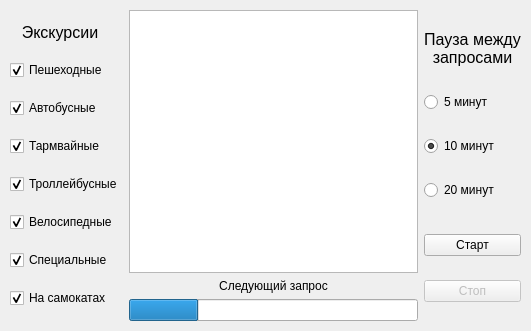
<?xml version="1.0" encoding="UTF-8"?>
<ui version="4.0">
 <class>Form</class>
 <widget class="QWidget" name="Form">
  <property name="enabled">
   <bool>true</bool>
  </property>
  <property name="geometry">
   <rect>
    <x>0</x>
    <y>0</y>
    <width>531</width>
    <height>331</height>
   </rect>
  </property>
  <property name="sizePolicy">
   <sizepolicy hsizetype="Fixed" vsizetype="Fixed">
    <horstretch>0</horstretch>
    <verstretch>0</verstretch>
   </sizepolicy>
  </property>
  <property name="minimumSize">
   <size>
    <width>531</width>
    <height>331</height>
   </size>
  </property>
  <property name="maximumSize">
   <size>
    <width>531</width>
    <height>331</height>
   </size>
  </property>
  <property name="windowTitle">
   <string>Открытый город</string>
  </property>
  <property name="windowOpacity">
   <double>5.000000000000000</double>
  </property>
  <widget class="QWidget" name="horizontalLayoutWidget">
   <property name="geometry">
    <rect>
     <x>10</x>
     <y>10</y>
     <width>511</width>
     <height>311</height>
    </rect>
   </property>
   <layout class="QHBoxLayout" name="horizontalLayout">
    <item>
     <layout class="QVBoxLayout" name="verticalLayout_3">
      <property name="sizeConstraint">
       <enum>QLayout::SetDefaultConstraint</enum>
      </property>
      <item>
       <widget class="QLabel" name="label">
        <property name="sizePolicy">
         <sizepolicy hsizetype="Fixed" vsizetype="Preferred">
          <horstretch>0</horstretch>
          <verstretch>0</verstretch>
         </sizepolicy>
        </property>
        <property name="minimumSize">
         <size>
          <width>100</width>
          <height>0</height>
         </size>
        </property>
        <property name="maximumSize">
         <size>
          <width>16777215</width>
          <height>20</height>
         </size>
        </property>
        <property name="baseSize">
         <size>
          <width>0</width>
          <height>0</height>
         </size>
        </property>
        <property name="font">
         <font>
          <pointsize>12</pointsize>
         </font>
        </property>
        <property name="text">
         <string>Экскурсии</string>
        </property>
        <property name="textFormat">
         <enum>Qt::AutoText</enum>
        </property>
        <property name="scaledContents">
         <bool>false</bool>
        </property>
        <property name="alignment">
         <set>Qt::AlignCenter</set>
        </property>
        <property name="indent">
         <number>-1</number>
        </property>
       </widget>
      </item>
      <item>
       <widget class="QCheckBox" name="checkBox_ped">
        <property name="text">
         <string>Пешеходные</string>
        </property>
        <property name="checked">
         <bool>true</bool>
        </property>
       </widget>
      </item>
      <item>
       <widget class="QCheckBox" name="checkBox_auto">
        <property name="text">
         <string>Автобусные</string>
        </property>
        <property name="checked">
         <bool>true</bool>
        </property>
       </widget>
      </item>
      <item>
       <widget class="QCheckBox" name="checkBox_tram">
        <property name="text">
         <string>Тармвайные</string>
        </property>
        <property name="checked">
         <bool>true</bool>
        </property>
       </widget>
      </item>
      <item>
       <widget class="QCheckBox" name="checkBox_troll">
        <property name="text">
         <string>Троллейбусные</string>
        </property>
        <property name="checked">
         <bool>true</bool>
        </property>
       </widget>
      </item>
      <item>
       <widget class="QCheckBox" name="checkBox_bike">
        <property name="text">
         <string>Велосипедные</string>
        </property>
        <property name="checked">
         <bool>true</bool>
        </property>
       </widget>
      </item>
      <item>
       <widget class="QCheckBox" name="checkBox_spec">
        <property name="text">
         <string>Специальные</string>
        </property>
        <property name="checked">
         <bool>true</bool>
        </property>
       </widget>
      </item>
      <item>
       <widget class="QCheckBox" name="checkBox_scooter">
        <property name="text">
         <string>На самокатах</string>
        </property>
        <property name="checked">
         <bool>true</bool>
        </property>
       </widget>
      </item>
     </layout>
    </item>
    <item>
     <layout class="QVBoxLayout" name="verticalLayout_2">
      <property name="sizeConstraint">
       <enum>QLayout::SetDefaultConstraint</enum>
      </property>
      <item>
       <widget class="QTextBrowser" name="textBrowser"/>
      </item>
      <item>
       <widget class="QLabel" name="label_3">
        <property name="text">
         <string>Следующий запрос</string>
        </property>
        <property name="alignment">
         <set>Qt::AlignCenter</set>
        </property>
       </widget>
      </item>
      <item>
       <widget class="QProgressBar" name="progressBar">
        <property name="value">
         <number>24</number>
        </property>
        <property name="textVisible">
         <bool>false</bool>
        </property>
        <property name="orientation">
         <enum>Qt::Horizontal</enum>
        </property>
        <property name="format">
         <string>%p%</string>
        </property>
       </widget>
      </item>
     </layout>
    </item>
    <item>
     <layout class="QVBoxLayout" name="verticalLayout_4">
      <item>
       <widget class="QLabel" name="label_2">
        <property name="minimumSize">
         <size>
          <width>0</width>
          <height>0</height>
         </size>
        </property>
        <property name="maximumSize">
         <size>
          <width>100</width>
          <height>40</height>
         </size>
        </property>
        <property name="font">
         <font>
          <pointsize>12</pointsize>
         </font>
        </property>
        <property name="text">
         <string>Пауза между
запросами</string>
        </property>
        <property name="alignment">
         <set>Qt::AlignCenter</set>
        </property>
       </widget>
      </item>
      <item>
       <widget class="QRadioButton" name="radioButton_5">
        <property name="text">
         <string>5 минут</string>
        </property>
        <property name="checked">
         <bool>false</bool>
        </property>
       </widget>
      </item>
      <item>
       <widget class="QRadioButton" name="radioButton_10">
        <property name="text">
         <string>10 минут</string>
        </property>
        <property name="checked">
         <bool>true</bool>
        </property>
       </widget>
      </item>
      <item>
       <widget class="QRadioButton" name="radioButton_20">
        <property name="text">
         <string>20 минут</string>
        </property>
       </widget>
      </item>
      <item>
       <spacer name="verticalSpacer">
        <property name="orientation">
         <enum>Qt::Vertical</enum>
        </property>
        <property name="sizeType">
         <enum>QSizePolicy::Fixed</enum>
        </property>
        <property name="sizeHint" stdset="0">
         <size>
          <width>0</width>
          <height>10</height>
         </size>
        </property>
       </spacer>
      </item>
      <item>
       <widget class="QPushButton" name="btn_start">
        <property name="text">
         <string>Старт</string>
        </property>
        <property name="flat">
         <bool>false</bool>
        </property>
       </widget>
      </item>
      <item>
       <widget class="QPushButton" name="btn_stop">
        <property name="enabled">
         <bool>false</bool>
        </property>
        <property name="text">
         <string>Стоп</string>
        </property>
       </widget>
      </item>
     </layout>
    </item>
   </layout>
  </widget>
 </widget>
 <resources/>
 <connections/>
</ui>
